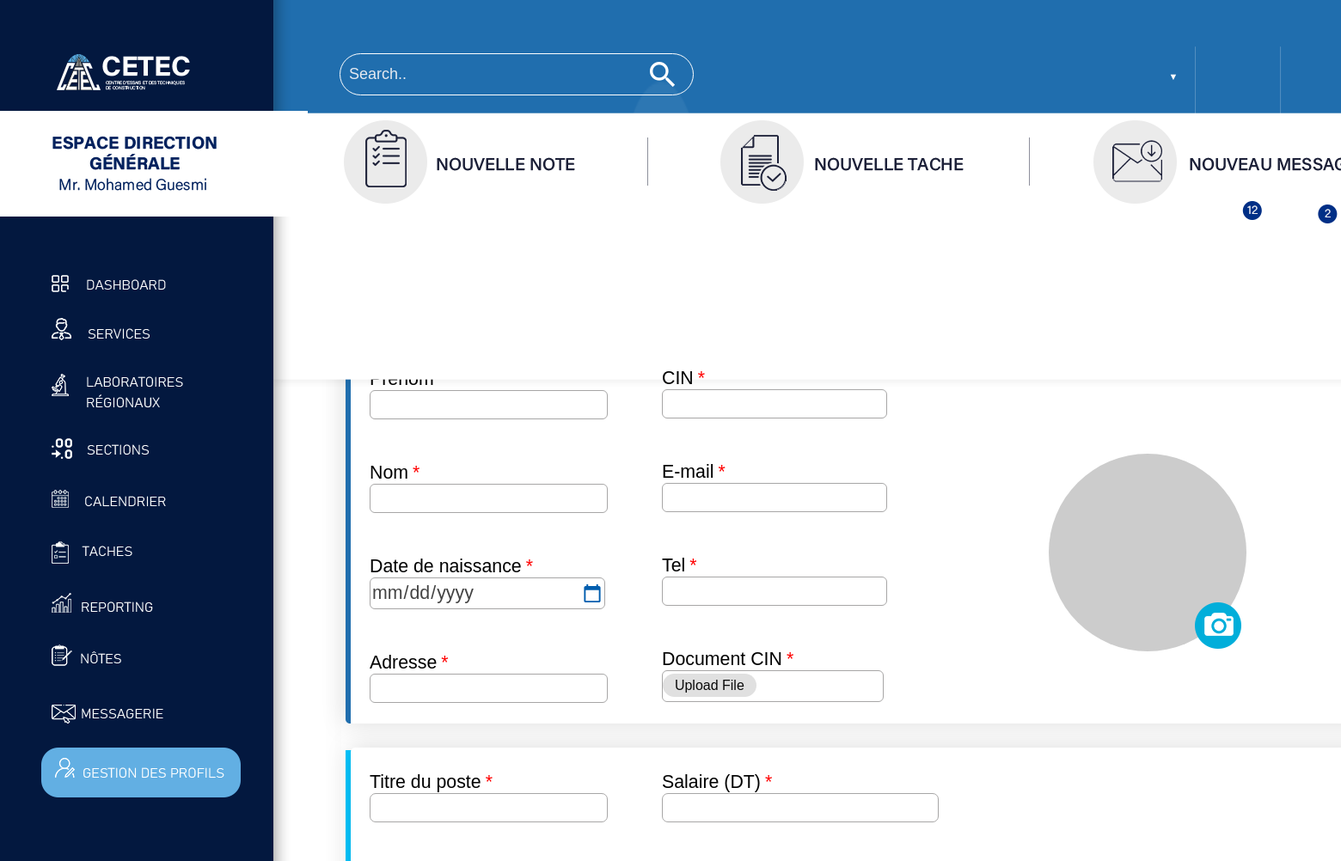
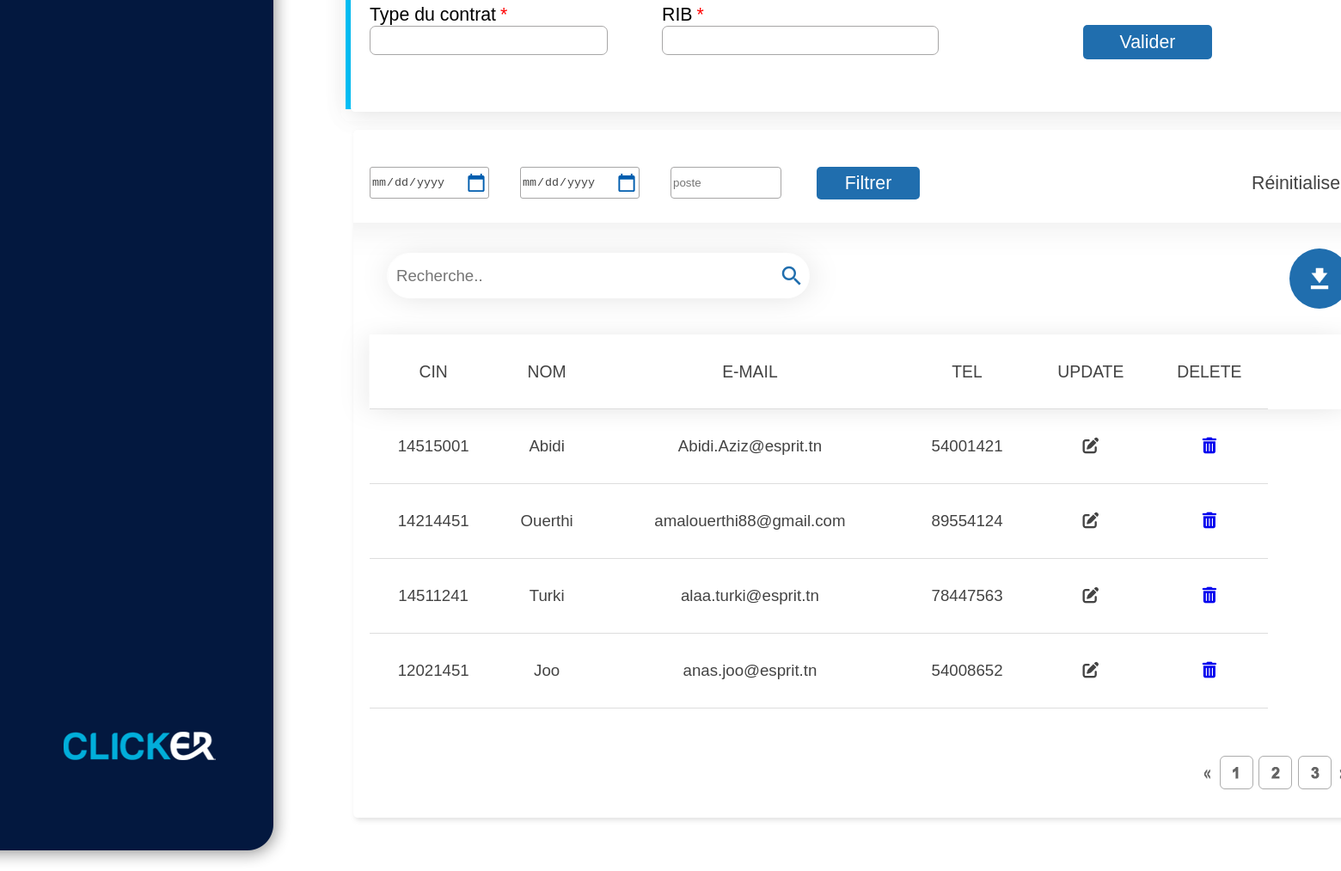
The page /views/front-office/update.php on the database its author committed (2 pictures, top to bottom).
### tables this page shows
CREATE TABLE `personnel` (
  `id` int(8) NOT NULL,
  `cin` varchar(20) NOT NULL,
  `nom` varchar(50) NOT NULL,
  `prenom` varchar(50) NOT NULL,
  `datee` date NOT NULL,
  `adresse` varchar(200) NOT NULL,
  `email` varchar(200) NOT NULL,
  `tel` int(8) NOT NULL,
  `document_cin` varchar(500) NOT NULL,
  `titre_poste` varchar(50) NOT NULL,
  `salaire` int(10) NOT NULL,
  `type_contrat` varchar(50) NOT NULL,
  `rib` varchar(100) NOT NULL,
  `imagee` varchar(500) NOT NULL
);

### controller/persoCRUD.php (called while the page is built, shortened)
<?php
	class persoCRUD
{
		function AfficherPerso()
		{
			$sql="SELECT * FROM personnel";
			$db=config::getConnexion();
			try
			{
				$liste=$db->query($sql);
				return $liste;
			}
			catch(Exception $e)
			{
				die('Erreur:'. $e->getMessage());
			}
		}
	}
?>

### views/front-office/update.php (the view, shortened to what this page needs)
<?php
	  include_once '../../controller/persoCRUD.php';
	$persoCRUD = new persoCRUD();
	$listeperso=$persoCRUD->AfficherPerso();
  $perso = null;
?>
<!DOCTYPE html>
<html>
<head>
  <link rel="stylesheet" type="text/css" href="style.css">
  <link rel="stylesheet" href="https://cdnjs.cloudflare.com/ajax/libs/font-awesome/5.15.4/css/all.min.css" />
  <link rel="stylesheet" href="https://cdnjs.cloudflare.com/ajax/libs/font-awesome/6.0.0-beta3/css/all.min.css">
</head>
<body>
<div class="navbar1">
    <div class="search">
        <input type="text" placeholder="Search..">
          <i class="material-icons">search</i>
      </div>
</div>
<div class="navbar2">
    <img src="photos/shadow.png" alt="navbar_two Image">
</div>
<div class="navbar22">
    <img src="photos/Groupe2.png" alt="navbar22 Image">
</div>
<div class="sidebar">
    <img src="photos/sidebar.png" alt="Sidebar Image">
<div class="dashboard">
    <a href="#"><img src="photos/dashboard.png" alt="dashboard Image"></a>
</div>
<div class="manager">
    <a href="#"><img src="photos/manager.png" alt="manager Image"></a>
</div>
<div class="labo">
    <a href="#"><img src="photos/labo.png" alt="labo Image"></a>
</div>
<div class="sections">
    <a href="#"><img src="photos/sections.png" alt="section Image"></a>
</div>
<div class="calendrier">
    <a href="#"><img src="photos/calendrier.png" alt="calendrier Image"></a>
</div>
<div class="tache">
    <a href="#"><img src="photos/tache.png" alt="tache Image"></a>
</div>
<div class="reporting">
    <a href="#"><img src="photos/reporting.png" alt="reporting Image"></a>
</div>
<div class="notes">
    <a href="#"><img src="photos/notes.png" alt="notes Image"></a>
</div>
<div class="msg">
    <a href="#"><img src="photos/message.png" alt="msg Image"></a>
</div>
<div class="profil">
    <a href="#"><img src="photos/profil.png" alt="profil Image"></a>
</div>
</div>
<div class="camera">
    <img src="photos/camera.png" alt="camera image">
</div>
<div class="content">
    <div class="circle2" onclick="toggleList()">
    <img src="photos/fleche.png">
      </div>
</div>
    <form method="get" onsubmit="return CTRL()">
    <div class="form1">
        <img src="photos/form.png" alt="form1 image">
    </div>
    <div class="part1">
          <label for="prenom">Prénom<span class="required">*</span></label> <span id="error_prenom" style="color: red; font-size: 10pt;font-family: 'Acumin Variable Concept', Arial, sans-serif;" ></span><br>
          <input type="text" id="prenom" name="prenom" style="height: 30px;" value="<?php echo $perso['prenom']; ?>"><br><br><br>
          <label for="nom">Nom<span class="required">*</span></label> <span id="error_nom" style="color: red; font-size: 10pt;font-family: 'Acumin Variable Concept', Arial, sans-serif;"></span><br>
          <input type="text" id="nom" name="nom" style="height: 30px;" value="<?php echo $perso['nom']; ?>"><br><br><br>
          <label for="date">Date de naissance<span class="required">*</span></label> <span id="error_date" style="color: red; font-size: 10pt;font-family: 'Acumin Variable Concept', Arial, sans-serif;"></span><br>
          <input type="date" id="datee" name="datee" style="height: 35px;" value="<?php echo $perso['datee']; ?>" ><br><br><br>
          <label for="adresse">Adresse<span class="required">*</span></label> <span id="error_adresse" style="color: red; font-size: 10pt;font-family: 'Acumin Variable Concept', Arial, sans-serif;"></span><br>
          <input type="text" id="adresse" name="adresse" style="height: 30px;" value="<?php echo $perso['adresse']; ?>">
    </div>
    <div class="part2">
        <label for="cin">CIN<span class="required">*</span></label> <span id="error_cin" style="color: red; font-size: 10pt;font-family: 'Acumin Variable Concept', Arial, sans-serif;"></span><br>
        <input type="text" id="cin" name="cin" style="height: 30px;" value="<?php echo $perso['cin']; ?>"><br><br><br>
        <label for="email">E-mail<span class="required">*</span></label> <span id="error_email" style="color: red; font-size: 10pt;font-family: 'Acumin Variable Concept', Arial, sans-serif;"></span><br>
        <input type="text" id="email" name="email" style="height: 30px;" value="<?php echo $perso['email']; ?>"><br><br><br>
        <label for="tel">Tel<span class="required">*</span></label> <span id="error_tel" style="color: red; font-size: 10pt;font-family: 'Acumin Variable Concept', Arial, sans-serif;"></span><br>
        <input type="tel" id="tel" name="tel" style="height: 30px;" value="<?php echo $perso['tel']; ?>"><br><br><br>
        <label for="document">Document CIN<span class="required">*</span></label> <span id="error_document" style="color: red; font-size: 10pt;font-family: 'Acumin Variable Concept', Arial, sans-serif;"></span><br>
        <input type="file" id="document_cin" name="document_cin" style="height: 35px;" accept=".pdf, .jpg, .jpeg, .png">
    </div>
    <div class="part3">
        <label for="myfile">
          <div class="circleWrapper">
             <img id="circleImage" src="http://via.placeholder.com/200x200" />
          </div>
        </label>
    </div>
    <div class="part4">
        <label for="poste">Titre du poste<span class="required">*</span></label> <span id="error_poste" style="color: red; font-size: 10pt;font-family: 'Acumin Variable Concept', Arial, sans-serif;"></span><br>
        <input type="text" id="titre_poste" name="titre_poste" style="height: 30px;" value="<?php echo $perso['titre_poste']; ?>"><br><br><br>
        <label for="contrat">Type du contrat<span class="required">*</span></label> <span id="error_contrat" style="color: red; font-size: 10pt;font-family: 'Acumin Variable Concept', Arial, sans-serif;"></span><br>
        <input type="text" id="type_contrat" name="type_contrat" style="height: 30px;" value="<?php echo $perso['type_contrat']; ?>">
    </div>
    <div class="part5">
        <label for="salaire">Salaire (DT)<span class="required">*</span></label> <span id="error_salaire" style="color: red; font-size: 10pt;font-family: 'Acumin Variable Concept', Arial, sans-serif;"></span><br>
        <input type="number" id="salaire" name="salaire" style="height: 30px;" value="<?php echo $perso['salaire']; ?>"><br><br><br>
        <label for="rib">RIB<span class="required">*</span></label> <span id="error_rib" style="color: red; font-size: 10pt;font-family: 'Acumin Variable Concept', Arial, sans-serif;"></span><br>
        <input type="text" id="rib" name="rib" style="height: 30px;" value="<?php echo $perso['rib']; ?>">
    </div>
        <button type="submit" name="modifier">Valider</button>
    </form>
    <div class="part6">
       <img src="photos/table.png" alt="part6 image">
       <div class="search2">
        <input type="text" placeholder="Recherche..">
          <i class="material-icons">search</i>
      </div>
    </div>
    <div class="part7">
        <img src="photos/th.png" alt="part7 image">
     </div>
     <div class="part10">
     <img src="photos/search2.png" >
     </div>
    <form >
        <div class="date1">
            <input type="date" id="date1" name="date1" style="height: 35px;" ><br><br><br>
        </div>
        <div class="date2">
            <input type="date" id="date1" name="date1" style="height: 35px;" ><br><br><br>
        </div>
        <div class="poste1">
            <input type="text" id="poste1" name="poste1" placeholder="poste" style="height: 33px;"><br><br><br>
        </div>
        <div class="filtrer">
        <button type="submit" name="filtre">Filtrer</button>
        </div>
    </form>
    <div class="table-container">
        <table>
          <thead>
            <tr>
              <th>CIN</th>
              <th>NOM</th>
              <th>E-MAIL</th>
              <th>TEL</th>
              <th>UPDATE</th>
              <th>DELETE</th>
            </tr>
          </thead>
          <tbody id="table-body">
      <?php foreach ($listeperso as $index => $perso) : ?>
        <tr <?php if ($index >= 4) echo 'style="display: none;"'; ?>>
          <td><?php echo $perso['cin']; ?></td>
          <td><?php echo $perso['nom']; ?></td>
          <td><?php echo $perso['email']; ?></td>
          <td><?php echo $perso['tel']; ?></td>
          <td><i class="fas fa-edit"></i></td>
<td><a href="Delete.php?id=<?php echo $perso['id']; ?>"><i class="fas fa-trash-alt"></i></a></td>
        </tr>
      <?php endforeach; ?>
    </tbody>
        </table>
        <div class="rei">
        <button type="submit">Réinitialiser</button>
        </div>
</div>
<div class="compte">
  <div class="sep">
  <img src="photos/separate.png">
  </div>
  <div class="triangle">
    <button type="submit">▼</button>
  </div>
  <div class="msg1">
    <img src="photos/msg.png">
    <button type="submit"></button>
  </div>
  <div class="notif">
    <img src="photos/notifi.png">
    <button type="submit"></button>
  </div>
  </div>
  <div class="pagination">
    <button type="submit" id="next-btn"></button>
    <button type="submit" id="prev-btn"></button>
    <img src="photos/nxt.png">
      </div>
</body>
</html>

### rows shown on the page
personnel: cin "14515001", nom "Abidi", email "Abidi.Aziz@esprit.tn", tel "54001421"
personnel: cin "14214451", nom "Ouerthi", email "amalouerthi88@gmail.com", tel "89554124"
personnel: cin "14511241", nom "Turki", email "alaa.turki@esprit.tn", tel "78447563"
personnel: cin "12021451", nom "Joo", email "anas.joo@esprit.tn", tel "54008652"
